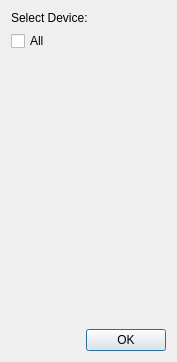
<?xml version="1.0" encoding="UTF-8"?>
<ui version="4.0">
 <class>RecoverDialog</class>
 <widget class="QDialog" name="RecoverDialog">
  <property name="geometry">
   <rect>
    <x>0</x>
    <y>0</y>
    <width>177</width>
    <height>362</height>
   </rect>
  </property>
  <property name="windowTitle">
   <string>Dialog</string>
  </property>
  <layout class="QVBoxLayout" name="verticalLayout">
   <item>
    <widget class="QLabel" name="label">
     <property name="text">
      <string>Select Device:</string>
     </property>
    </widget>
   </item>
   <item>
    <widget class="QCheckBox" name="checkBox_all">
     <property name="text">
      <string>All</string>
     </property>
    </widget>
   </item>
   <item>
    <widget class="QScrollArea" name="scrollArea">
     <property name="frameShape">
      <enum>QFrame::NoFrame</enum>
     </property>
     <property name="widgetResizable">
      <bool>true</bool>
     </property>
     <widget class="QWidget" name="scrollAreaWidgetContents">
      <property name="geometry">
       <rect>
        <x>0</x>
        <y>0</y>
        <width>159</width>
        <height>273</height>
       </rect>
      </property>
     </widget>
    </widget>
   </item>
   <item>
    <layout class="QHBoxLayout" name="horizontalLayout">
     <item>
      <spacer name="horizontalSpacer">
       <property name="orientation">
        <enum>Qt::Horizontal</enum>
       </property>
       <property name="sizeHint" stdset="0">
        <size>
         <width>40</width>
         <height>20</height>
        </size>
       </property>
      </spacer>
     </item>
     <item>
      <widget class="QPushButton" name="btn_Ok">
       <property name="text">
        <string>OK</string>
       </property>
      </widget>
     </item>
    </layout>
   </item>
  </layout>
 </widget>
 <resources/>
 <connections/>
</ui>
